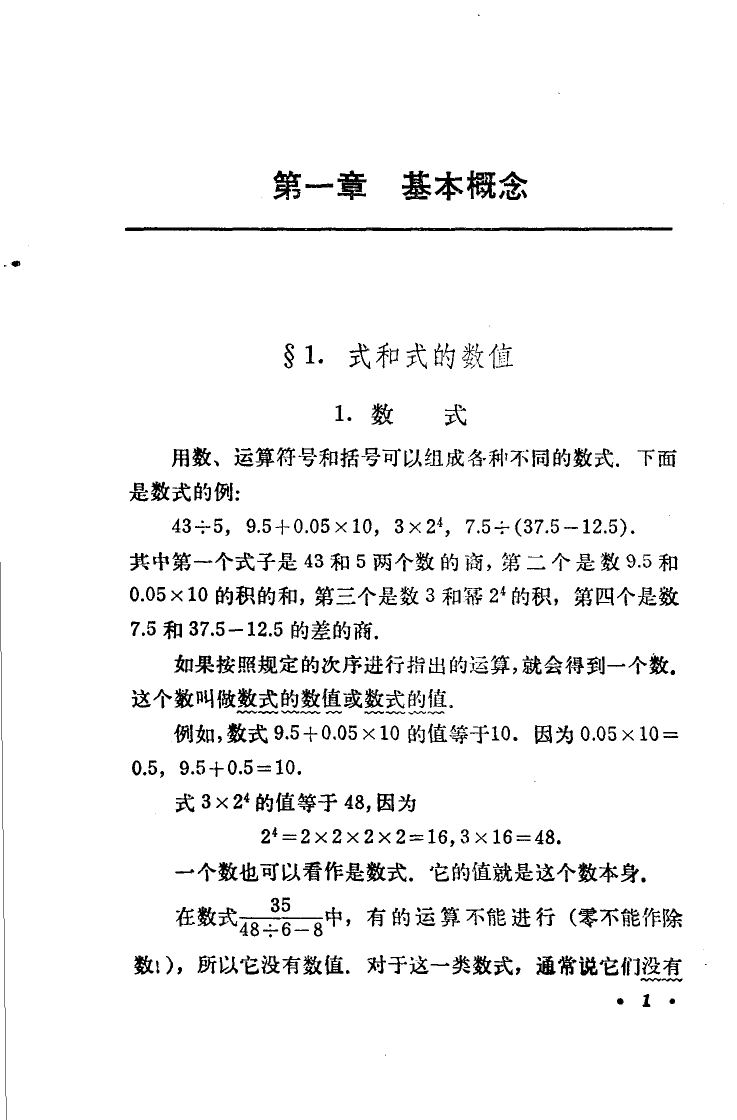
#> input picture resources/s10y-lessons/6a/pages/0007/page.png, 1473 x 2239 px, found by its file name (shown at 1/2 size)
$ python 5a1521b1b6d634a4f7641a0f71b35e1df50e157c2bdb766a3fe8d157beb44941-source-inspection.py
#> lines starting #> are read from the running program, lines starting #| are printed output that depends on the picture; after the words box and inside, x2 and y2 are one past the last pixel; in counts of white or black regions, pixels touching at a corner belong together
from pathlib import Path

from PIL import Image


ROOT = Path("/Users/yong/.codex/worktrees/stemrobin-181-six/lemmadeck")
OWNED = ROOT / ".intentfold/tickets/STEMROBIN-181/tmp/d1816-d268-source48-51-author"
SOURCE = ROOT / ".tmp/STEMROBIN-181/d1816-d268/source-work/10p/pages"
CROPS = {
    "p0049-figures-footnote.png": (49, (190, 790, 1385, 1900)),
    "p0050-formulas.png": (50, (270, 920, 1460, 2050)),
    "p0051-figures.png": (51, (220, 1280, 1375, 1940)),
    "p0050-spring.png": (50, (1090, 1720, 1260, 1980)),
}


if __name__ == "__main__":
    (OWNED / "inspection-crops").mkdir(parents=True, exist_ok=True)
    for name, (page, box) in CROPS.items():
        with Image.open(SOURCE / f"{page:04d}" / "page.png") as image:
#> image is the input picture: PIL image 1473x2239 RGB; 95.5% white; 651 black regions (61 under 20 px), largest, box (x1, y1, x2, y2) and area: (250, 454, 1345, 463) 6645, (804, 341, 863, 400) 1829, (934, 341, 992, 398) 1787
            crop = image.crop(box)
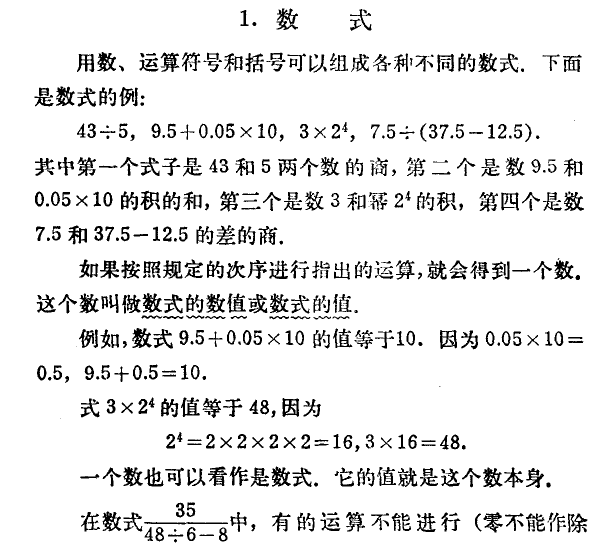
#> crop: PIL image 1195x1110 RGB (shown at 1/2 size); 91.4% white; 537 black regions (37 under 20 px), largest, box (x1, y1, x2, y2) and area: (264, 656, 304, 696) 824, (553, 17, 596, 60) 818, (543, 933, 582, 973) 802
            if name == "p0050-spring.png":
                crop = crop.resize((340, 520), Image.Resampling.NEAREST)
            crop.save(OWNED / "inspection-crops" / name)
